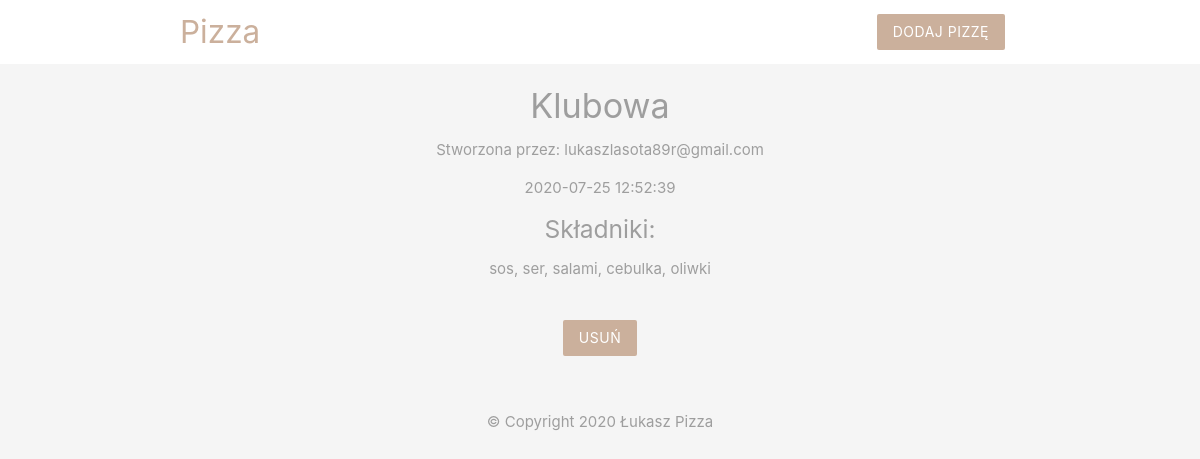
Screenshot of /details.php?id=22 with the database file from the repository.
### tables this page shows
CREATE TABLE `pizzas` (
  `id` int(11) NOT NULL,
  `title` varchar(255) NOT NULL,
  `ingredients` varchar(255) NOT NULL,
  `email` varchar(255) NOT NULL,
  `created_at` timestamp NOT NULL DEFAULT current_timestamp()
);

### details.php (the view, shortened to what this page needs)
<?php
include('config/db_conect.php');
if(isset($_GET['id'])){
$id = mysqli_real_escape_string($conn, $_GET['id']);
$sql = "SELECT * FROM pizzas WHERE id = $id";
$result = mysqli_query($conn, $sql);
$pizza = mysqli_fetch_assoc($result);
}
?>
<!DOCTYPE html>
<html>
<?php include('templates/header.php'); ?>
<div class="container center grey-text">
    <?php if($pizza): ?>
        <h4><?php echo ($pizza['title']); ?>  </h4>
        <p>Stworzona przez: <?php echo ($pizza['email']); ?>  </p>
        <p><?php echo date($pizza['created_at']) ?>  </p>
        <h5>Składniki:</h5>
			<p><?php echo $pizza['ingredients']; ?></p>
			<form action="details.php" method="POST">
				<input type="submit" name="delete" value="Usuń" class="btn brand z-depth-0">
			</form>
		<?php else: ?>
			<h5>Nie ma takiej pizzy.</h5>
	<?php endif ?>
</div>
<?php include('templates/footer.php'); ?>
</html>

### templates/header.php (style rules this page uses)
.brand { background: #cbb09c !important; }
form { max-width: 460px; margin: 20px auto; padding: 20px; }

### rows the page displays
pizzas: title "Klubowa", email "lukaszlasota89r@gmail.com", created_at "2020-07-25 12:52:39", ingredients "sos, ser, salami, cebulka, oliwki"
